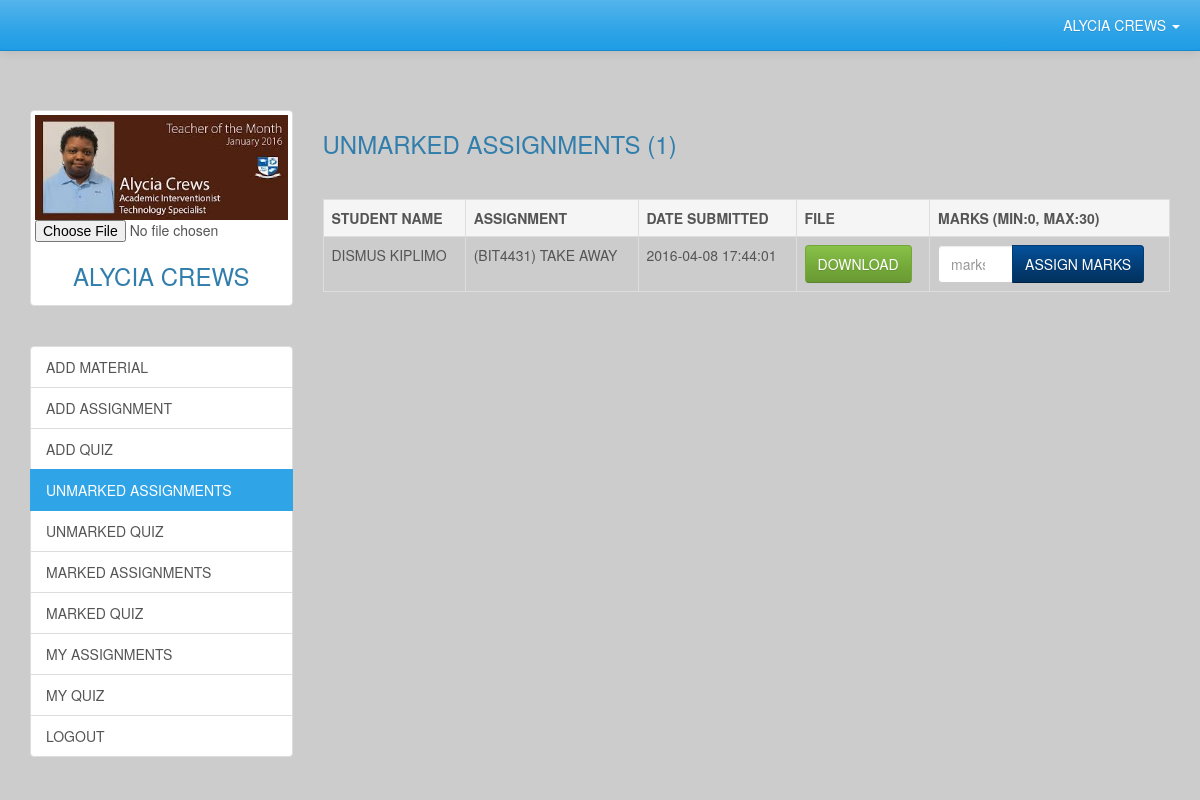
The app's page /teacherHome.php (signed in) with its own data.
### tables this page shows
CREATE TABLE IF NOT EXISTS `submittedassignments` (
`id` int(11) NOT NULL,
  `studentId` int(11) NOT NULL,
  `courseId` int(11) NOT NULL,
  `teacherId` int(11) NOT NULL,
  `name` varchar(150) NOT NULL,
  `marks` int(11) NOT NULL,
  `status` enum('MARKED','UNMARKED') DEFAULT 'UNMARKED',
  `dateSubmitted` datetime NOT NULL DEFAULT CURRENT_TIMESTAMP,
  `fileUrl` varchar(150) NOT NULL
);

CREATE TABLE IF NOT EXISTS `students` (
`id` int(11) NOT NULL,
  `fname` varchar(50) NOT NULL,
  `lname` varchar(50) NOT NULL,
  `password` varchar(40) NOT NULL,
  `username` varchar(40) NOT NULL,
  `gender` enum('MALE','FEMALE') NOT NULL,
  `course` varchar(50) NOT NULL,
  `location` varchar(50) NOT NULL,
  `coursePeriod` int(11) NOT NULL,
  `dateRegistered` datetime NOT NULL DEFAULT CURRENT_TIMESTAMP,
  `image` varchar(150) NOT NULL
);

### teacherHome.php (the view, shortened to what this page needs)
<?php
	$output = '';
	require_once 'includes/core.inc.php';
	require_once 'includes/teacherSession.inc.php';
	$query = "SELECT submittedAssignments.id, submittedAssignments.name, submittedAssignments.dateSubmitted, submittedAssignments.fileUrl, students.fname, students.lname
	          FROM submittedAssignments
			  LEFT JOIN students
			  ON submittedAssignments.studentId = students.id
			  WHERE submittedAssignments.teacherId = ? AND submittedAssignments.status = 'UNMARKED' AND submittedAssignments.courseId = ?
			  ORDER by submittedAssignments.dateSubmitted DESC";
	$statement = $conn->prepare($query);
	$statement->bind_param('ss', $teacherDetails['id'], $teacherDetails['course']);
	$statement->execute();
	$statement->store_result();
	if($statement->num_rows){
		$statement->bind_result($assignmentId, $assignmentName, $dateSubmitted, $fileUrl, $fname, $lname);
		$output .= '<table class = "table table-bordered">
						<tr class = "active">
							<th>STUDENT NAME</th>
							<th>ASSIGNMENT</th>
							<th>DATE SUBMITTED</th>
							<th>FILE</th>
							<th>MARKS (MIN:0, MAX:30)</th>
						</tr>';
		while($statement->fetch()){
			$output .= '<tr>
							<td>' . strtoupper($fname . ' ' . $lname) . '</td>
							<td>' . strtoupper($assignmentName) . '</td>
							<td>' . $dateSubmitted . '</td>
							<td><a href = "download.php?file=' . $fileUrl . '&name=<' . strtoupper($fname . ' ' . $lname . '> ' . $assignmentName) . ' ASSIGNMENT" class = "btn btn-success">DOWNLOAD</a></td>
							<td>
								<form class = "form-inline" action = "" method = "POST">
									<input type = "hidden" name = "assignmentId" value = "' . $assignmentId . '">
									<div class="input-group">
										<input type = "number" min = "0" max = "30" placeholder = "marks" class = "form-control" name = "marks" required />
										<span class="input-group-btn">
											<button type = "submit" name = "updateMarks" class = "btn btn-info">ASSIGN MARKS</button>
										</span>
									</div>
								</form>
							</td>
						</tr>';
		}
		$output .= '</table>';
	}else{
		$output = '<p>There are no unmarked assignments :)</p>';
	}
?>
<div class = "container">
	<div class = "row" style = "margin-top:60px;">
		<?php require_once 'includes/teacherSidebar.php';?>
		<div class = "col-lg-9">
			<h3>UNMARKED ASSIGNMENTS (<?php echo $statement->num_rows;?>)</h3>
			<p><?php echo $msg;?> &nbsp;</p>
			<?php echo $output?>
		</div>
	</div>
</div>
<?php require_once 'includes/default_footer.inc.php';?>

### css/custom-styles.css (style rules this page uses)
body { padding-top:50px; background-color: #cccccc; }

### records on screen
submittedassignments: studentId.lname "DISMUS KIPLIMO", name "(BIT4431) TAKE AWAY", dateSubmitted "2016-04-08 17:44:01"

### other values on screen
$teacherDetails['fullName'] "ALYCIA CREWS"
$statement->num_rows "1"
